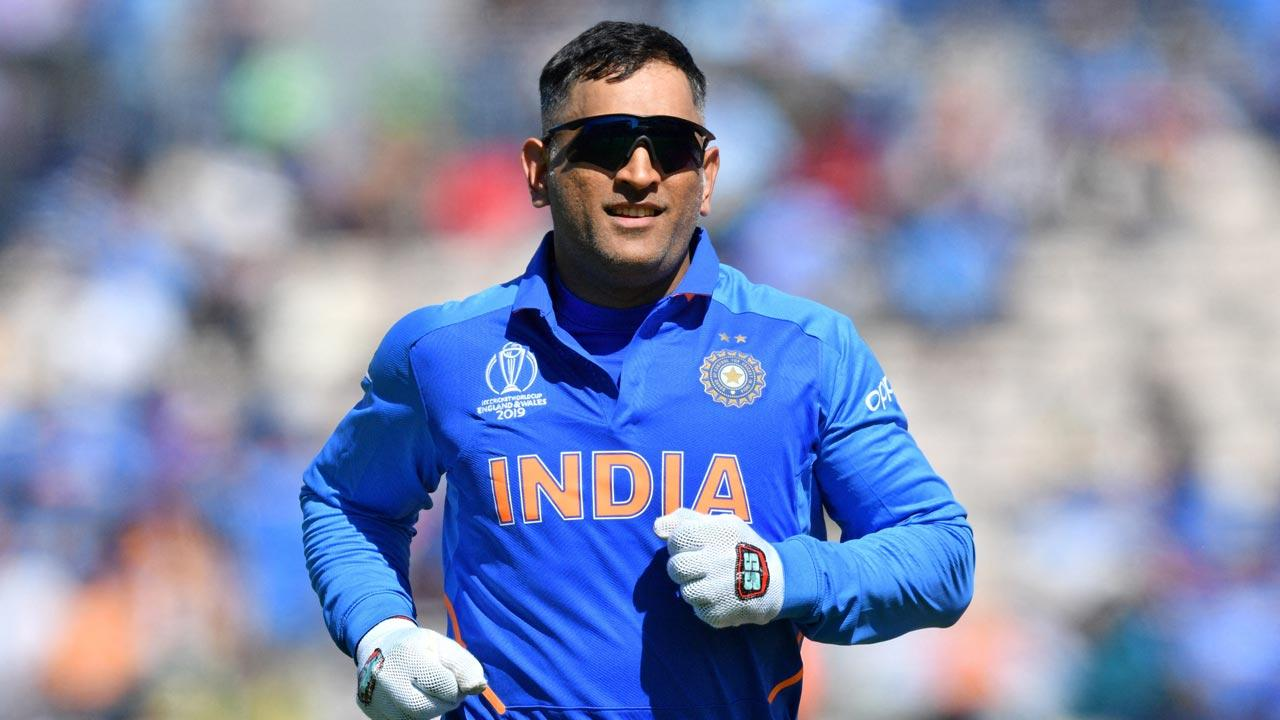
#> input picture dhoni.jpg, 1280 x 720 px, found by its file name
$ python ClassAssignment2.py
#> lines starting #> are read from the running program, lines starting #| are printed output that depends on the picture
#Assignment2:
#Task-->Read a color image,convert the color image to gray scale and dispaly both images.
#Make some part of that gray scale image total black and display it.Now subtract this to images andd display output image.

import math                                                #import the required libraries.
import numpy as np
import cv2
image = cv2.imread('D:\pythonfiles\DIP\dhoni.jpg')        #reading the color image
#> image is the input picture: shape (720, 1280, 3); mean B, G, R 174.2, 140.5, 130.3
m,n,v = image.shape                                       #knowing the dimensions of color image.
#> m = 720; n = 1280; v = 3
gray_image = np.zeros((m,n),np.uint8)                     #declaring an zeroes array for the operations of converting gray scale and pixel of garyscale image to either 1 or 0
gray_image2 = np.zeros((m,n),np.uint8)
image_onezeroes2 = np.zeros((m,n),np.uint8)
print("dimensions of image is {}x{}x{}".format(m,n,v))
#| dimensions of image is 720x1280x3

#Converting Color image to gray scale
Sum = 0
for i in range(m):
    for j in range(n):
        for k in range(v):
            Sum = Sum + image[i][j][k]
        gray_image[i][j] = math.floor(Sum/3)
        Sum = 0
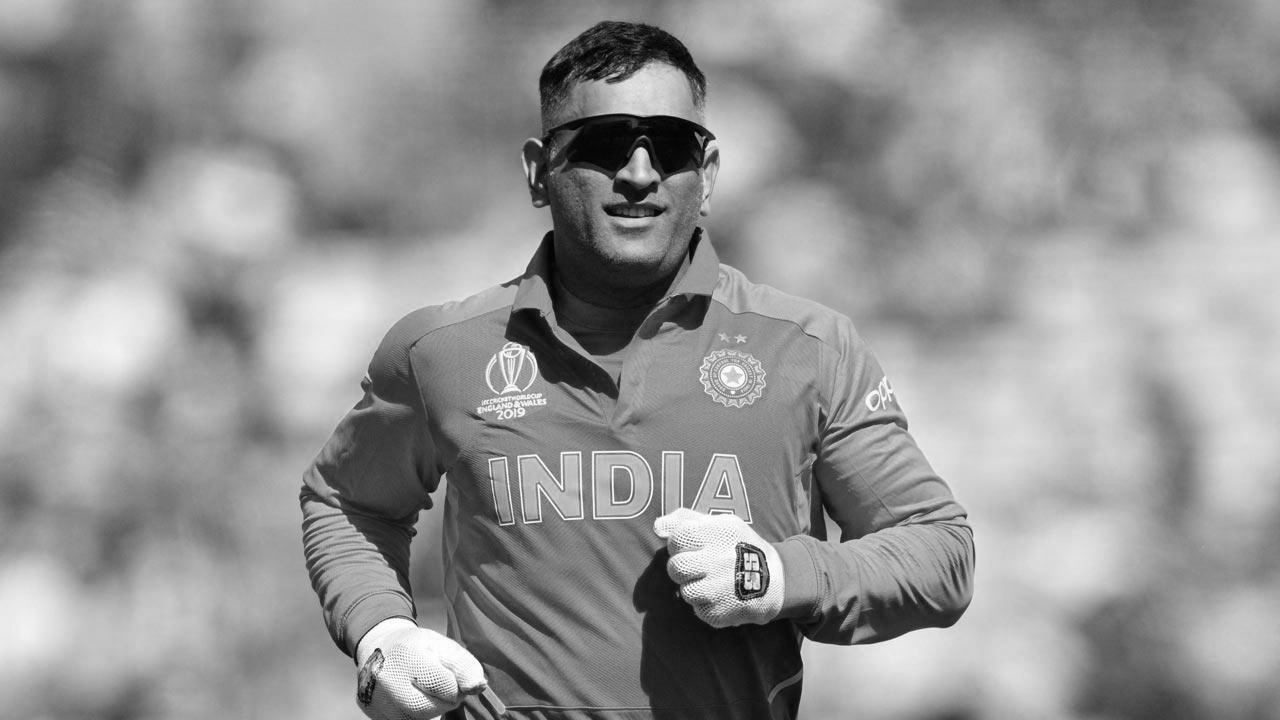
#> gray_image: shape (720, 1280); min 0, max 255, mean 148

for x in range(m):
    for y in range(n):
        gray_image2[x][y] = gray_image[x][y]

#making some part of gray scale image to black
for x in range(20,720,1):
   for y in range(300,980,1):
       gray_image2[x][y] = 0
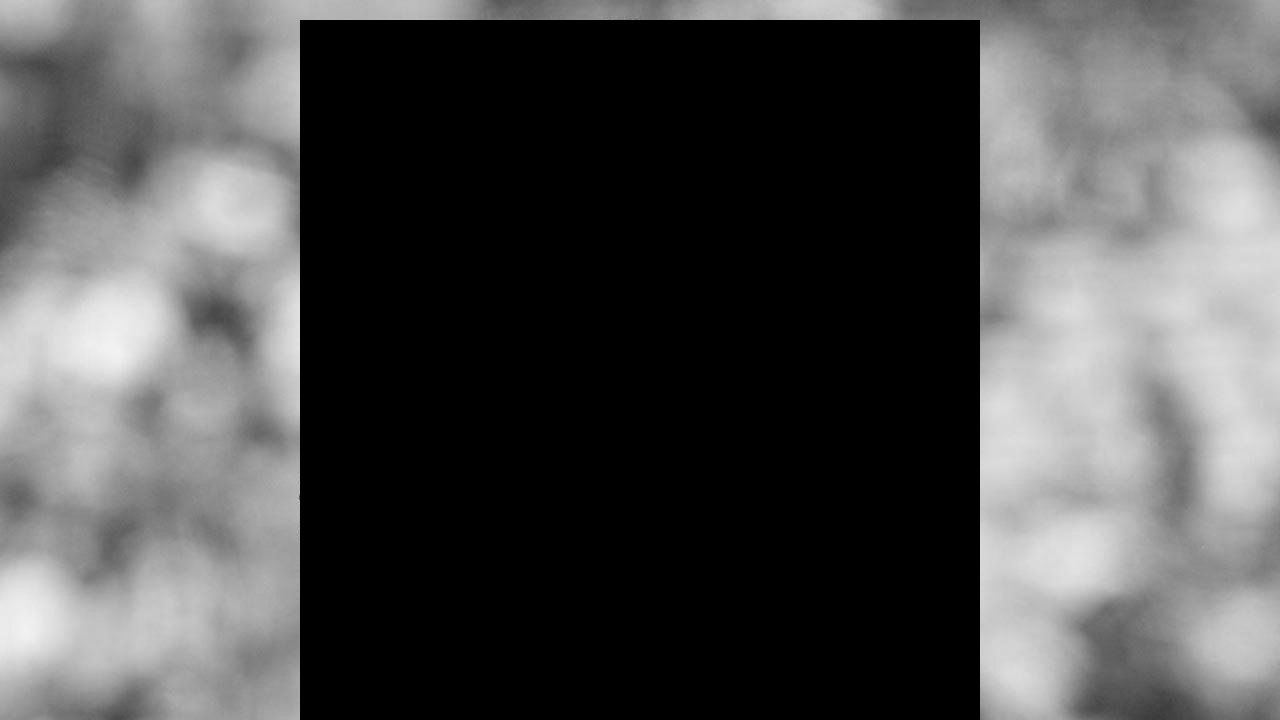
#> gray_image2: shape (720, 1280); min 0, max 242, mean 78.8

cv2.imshow("original Image",image)
cv2.waitKey(0)
cv2.imshow('Grayscale Image',gray_image)
cv2.waitKey(0)
cv2.imshow('Grayscale Image2',gray_image2)
cv2.waitKey(0)
cv2.imshow('Grayscale Image - Grayscale Image2',abs(gray_image - gray_image2)) #Subtraction of two of images
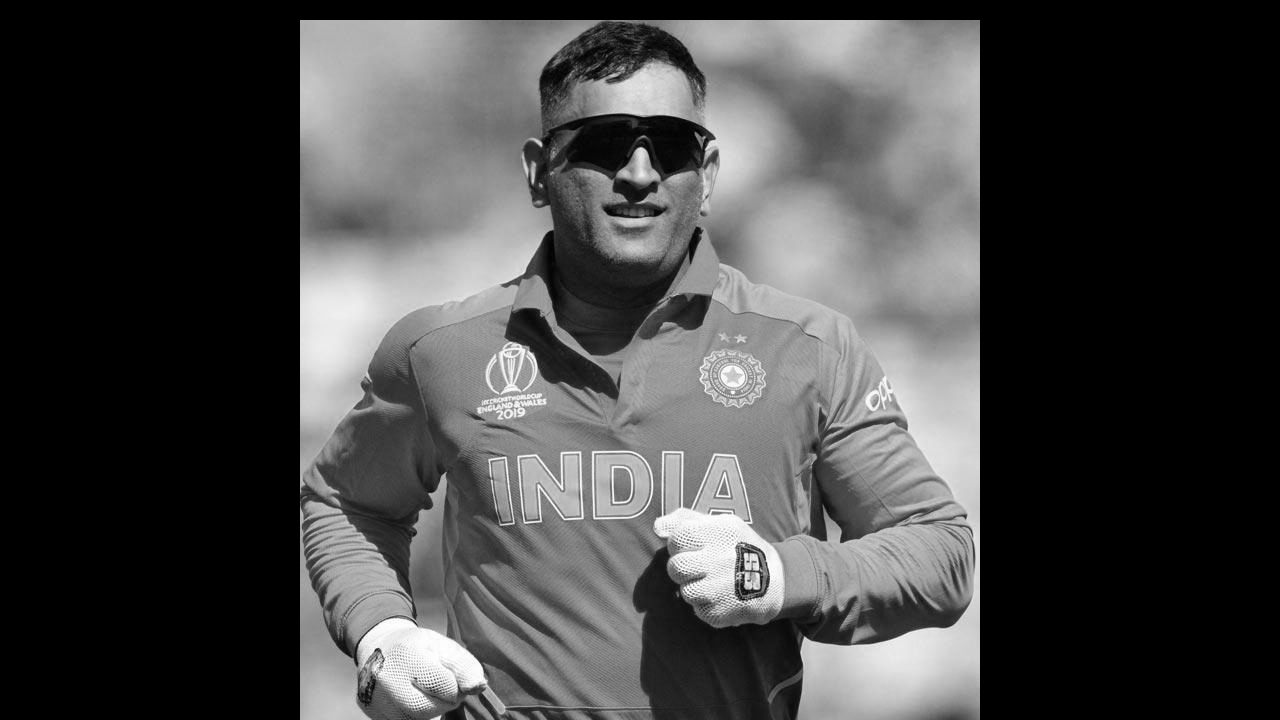
#> window 'Grayscale Image - Grayscale Im': shape (720, 1280); min 0, max 255, mean 69.2
cv2.waitKey(0)
